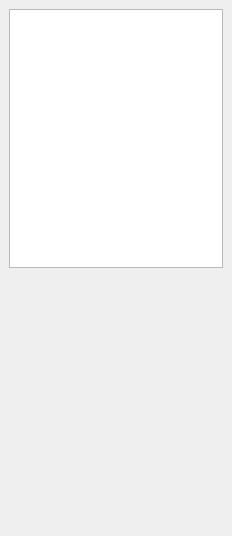
<?xml version="1.0" encoding="UTF-8"?>
<ui version="4.0">
 <class>RIPTDockWidgetBase</class>
 <widget class="QDockWidget" name="RIPTDockWidgetBase">
  <property name="geometry">
   <rect>
    <x>0</x>
    <y>0</y>
    <width>232</width>
    <height>536</height>
   </rect>
  </property>
  <property name="windowTitle">
   <string>Riverscapes Integrated Planning Tool (RIPT)</string>
  </property>
  <widget class="QWidget" name="dockWidgetContents">
   <layout class="QGridLayout" name="gridLayout">
    <item row="0" column="0">
     <widget class="QTreeView" name="treeView">
      <property name="headerHidden">
       <bool>true</bool>
      </property>
     </widget>
    </item>
    <item row="1" column="0">
     <spacer name="verticalSpacer">
      <property name="orientation">
       <enum>Qt::Vertical</enum>
      </property>
      <property name="sizeHint" stdset="0">
       <size>
        <width>20</width>
        <height>40</height>
       </size>
      </property>
     </spacer>
    </item>
   </layout>
  </widget>
 </widget>
 <resources/>
 <connections/>
</ui>
